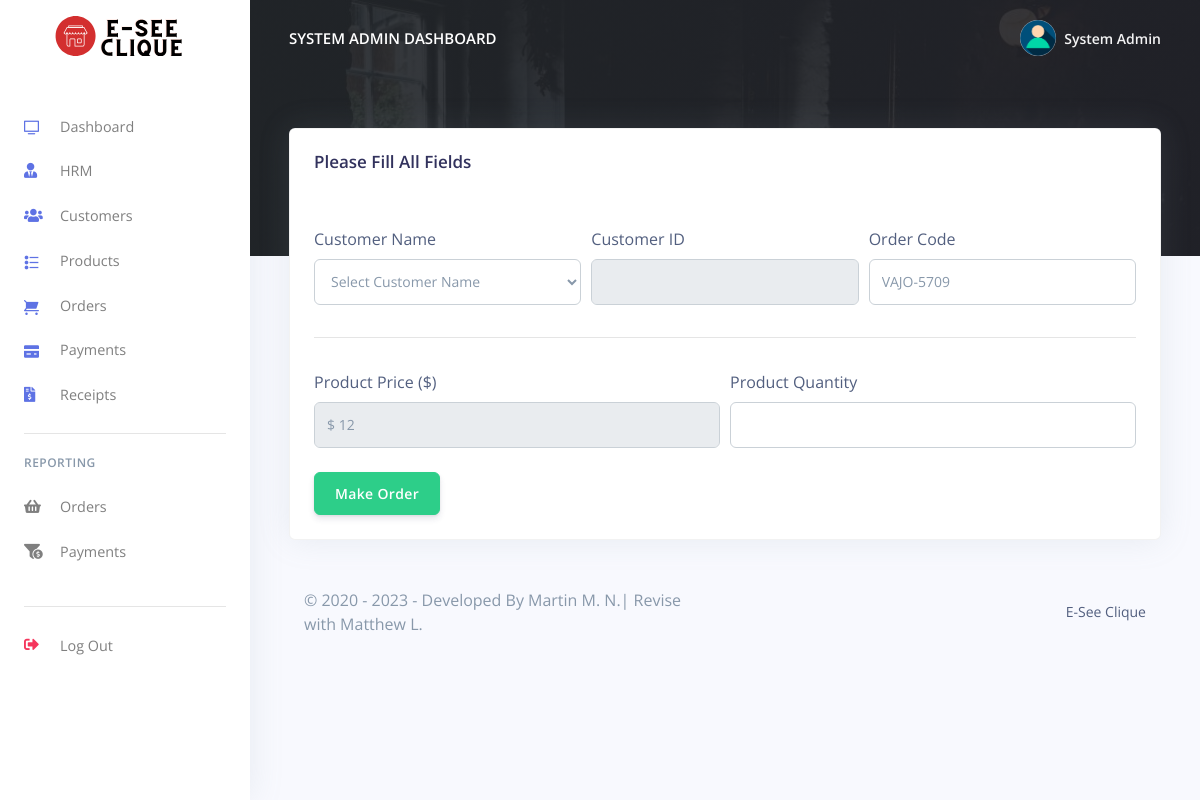
Screenshot of /Restro/admin/make_oder?prod_id=826e6f687f&prod_name=Margherita Pizza&prod_price=12 (signed in) with the database file from the repository.
### tables this page shows
CREATE TABLE `rpos_admin` (
  `admin_id` varchar(200) NOT NULL,
  `admin_name` varchar(200) NOT NULL,
  `admin_email` varchar(200) NOT NULL,
  `admin_password` varchar(200) NOT NULL
);

CREATE TABLE `rpos_products` (
  `prod_id` varchar(200) NOT NULL,
  `prod_code` varchar(200) NOT NULL,
  `prod_name` varchar(200) NOT NULL,
  `prod_img` varchar(200) NOT NULL,
  `prod_desc` longtext NOT NULL,
  `prod_price` varchar(200) NOT NULL,
  `quantity` int(50) NOT NULL,
  `created_at` timestamp(6) NOT NULL DEFAULT current_timestamp(6) ON UPDATE current_timestamp(6)
);

### Restro/admin/config/code-generator.php (called while the page is built, shortened)
<?php
    $length = 4;
    $alpha= substr(str_shuffle("QWERTYUIOPLKJHGFDSAZXCVBNM"),1,$length);
    $beta = substr(str_shuffle("1234567890"),1,$length);
?>

### Restro/admin/make_oder.php (the view, shortened to what this page needs)
<?php
include('config/config.php');
include('config/code-generator.php');
require_once('partials/_head.php');
?>
<body>
  <?php
  require_once('partials/_sidebar.php');
  ?>
  <div class="main-content">
    <?php
    require_once('partials/_topnav.php');
    ?>
    <div class="container-fluid mt--8">
      <div class="row">
        <div class="col">
          <div class="card shadow">
            <div class="card-header border-0">
              <h3>Please Fill All Fields</h3>
            </div>
            <div class="card-body">
              <form method="POST" enctype="multipart/form-data">
                <div class="form-row">
                  <div class="col-md-4">
                    <label>Customer Name</label>
                    <select class="form-control" name="customer_name" id="custName" onChange="getCustomer(this.value)">
                      <option value="">Select Customer Name</option>
                    </select>
                  </div>
                  <div class="col-md-4">
                    <label>Customer ID</label>
                    <input type="text" name="customer_id" readonly id="customerID" class="form-control">
                  </div>
                  <div class="col-md-4">
                    <label>Order Code</label>
                    <input type="text" name="order_code" value="<?php echo $alpha; ?>-<?php echo $beta; ?>" class="form-control" value="">
                  </div>
                </div>
                <hr>
                <?php
                $prod_id = $_GET['prod_id'];
                $ret = "SELECT * FROM  rpos_products WHERE prod_id = '$prod_id'";
                $stmt = $mysqli->prepare($ret);
                $stmt->execute();
                $res = $stmt->get_result();
                while ($prod = $res->fetch_object()) {
                ?>
                  <div class="form-row">
                    <div class="col-md-6">
                      <label>Product Price ($)</label>
                      <input type="text" readonly name="prod_price" value="$ <?php echo $prod->prod_price; ?>" class="form-control">
                    </div>
                    <div class="col-md-6">
                      <label>Product Quantity</label>
                      <input type="number" name="prod_qty" class="form-control" value="" min="1" max ="<?php echo $prod->quantity; ?>">
                    </div>
                  </div>
                <?php } ?>
                <br>
                <div class="form-row">
                  <div class="col-md-6">
                    <input type="submit" name="make" value="Make Order" class="btn btn-success" value="">
                  </div>
                </div>
              </form>
            </div>
          </div>
        </div>
      </div>
      <?php
      require_once('partials/_footer.php');
      ?>
    </div>
  </div>
</body>
</html>

### Restro/admin/partials/_sidebar.php (shortened to what this page needs)
<?php
$admin_id = $_SESSION['admin_id'];
$ret = "SELECT * FROM  rpos_admin  WHERE admin_id = '$admin_id'";
$stmt = $mysqli->prepare($ret);
$stmt->execute();
$res = $stmt->get_result();
while ($admin = $res->fetch_object()) {
?>
  <nav class="navbar navbar-vertical fixed-left navbar-expand-md navbar-light bg-white" id="sidenav-main">
    <div class="container-fluid">
      <a class="navbar-brand pt-0" href="dashboard">
        <img src="assets/img/brand/test.svg" class="navbar-brand-img" alt="..." width="500" height="300">
      </a>
      <div class="collapse navbar-collapse" id="sidenav-collapse-main">
        <ul class="navbar-nav">
          <li class="nav-item">
            <a class="nav-link" href="dashboard">
              <i class="ni ni-tv-2 text-primary"></i> Dashboard
            </a>
          </li>
          <li class="nav-item">
            <a class="nav-link" href="hrm">
              <i class="fas fa-user-tie text-primary"></i> HRM
            </a>
          </li>
          <li class="nav-item">
            <a class="nav-link" href="customes">
              <i class="fas fa-users text-primary"></i> Customers
            </a>
          </li>
          <li class="nav-item">
            <a class="nav-link" href="products">
              <i class="ni ni-bullet-list-67 text-primary"></i>Products
            </a>
          </li>
          <li class="nav-item">
            <a class="nav-link" href="orders">
              <i class="ni ni-cart text-primary"></i> Orders
            </a>
          </li>
          <li class="nav-item">
            <a class="nav-link" href="payments">
              <i class="ni ni-credit-card text-primary"></i> Payments
            </a>
          </li>
          <li class="nav-item">
            <a class="nav-link" href="receipts">
              <i class="fas fa-file-invoice-dollar text-primary"></i> Receipts
            </a>
          </li>
        </ul>
        <hr class="my-3">
        <h6 class="navbar-heading text-muted">Reporting</h6>
        <ul class="navbar-nav mb-md-3">
          <li class="nav-item">
            <a class="nav-link" href="orders_reports">
              <i class="fas fa-shopping-basket"></i> Orders
            </a>
          </li>
          <li class="nav-item">
            <a class="nav-link" href="payments_reports">
              <i class="fas fa-funnel-dollar"></i> Payments
            </a>
          </li>
        </ul>
        <hr class="my-3">
        <ul class="navbar-nav mb-md-3">
          <li class="nav-item">
            <a class="nav-link" href="logout">
              <i class="fas fa-sign-out-alt text-danger"></i> Log Out
            </a>
          </li>
        </ul>
      </div>
    </div>
  </nav>
<?php } ?>

### Restro/admin/partials/_topnav.php (shortened to what this page needs)
<?php
$admin_id = $_SESSION['admin_id'];
$ret = "SELECT * FROM  rpos_admin  WHERE admin_id = '$admin_id'";
$stmt = $mysqli->prepare($ret);
$stmt->execute();
$res = $stmt->get_result();
while ($admin = $res->fetch_object()) {
?>
    <nav class="navbar navbar-top navbar-expand-md navbar-dark" id="navbar-main">
        <div class="container-fluid">
            <a class="h4 mb-0 text-white text-uppercase d-none d-lg-inline-block" href="dashboard"><?php echo $admin->admin_name; ?> Dashboard</a>
            <ul class="navbar-nav align-items-center d-none d-md-flex">
                <li class="nav-item dropdown">
                    <a class="nav-link pr-0" href="#" role="button" data-toggle="dropdown" aria-haspopup="true" aria-expanded="false">
                        <div class="media align-items-center">
                            <span class="avatar avatar-sm rounded-circle">
                                <img alt="Image placeholder" src="assets/img/theme/user-a-min.png">
                            </span>
                            <div class="media-body ml-2 d-none d-lg-block">
                                <span class="mb-0 text-sm  font-weight-bold"><?php echo $admin->admin_name; ?></span>
                            </div>
                        </div>
                    </a>
                </li>
            </ul>
        </div>
    </nav>
<?php } ?>

### rows the page displays
rpos_admin: admin_name "SYSTEM ADMIN", admin_name "System Admin"
rpos_products: prod_price "$ 12"
